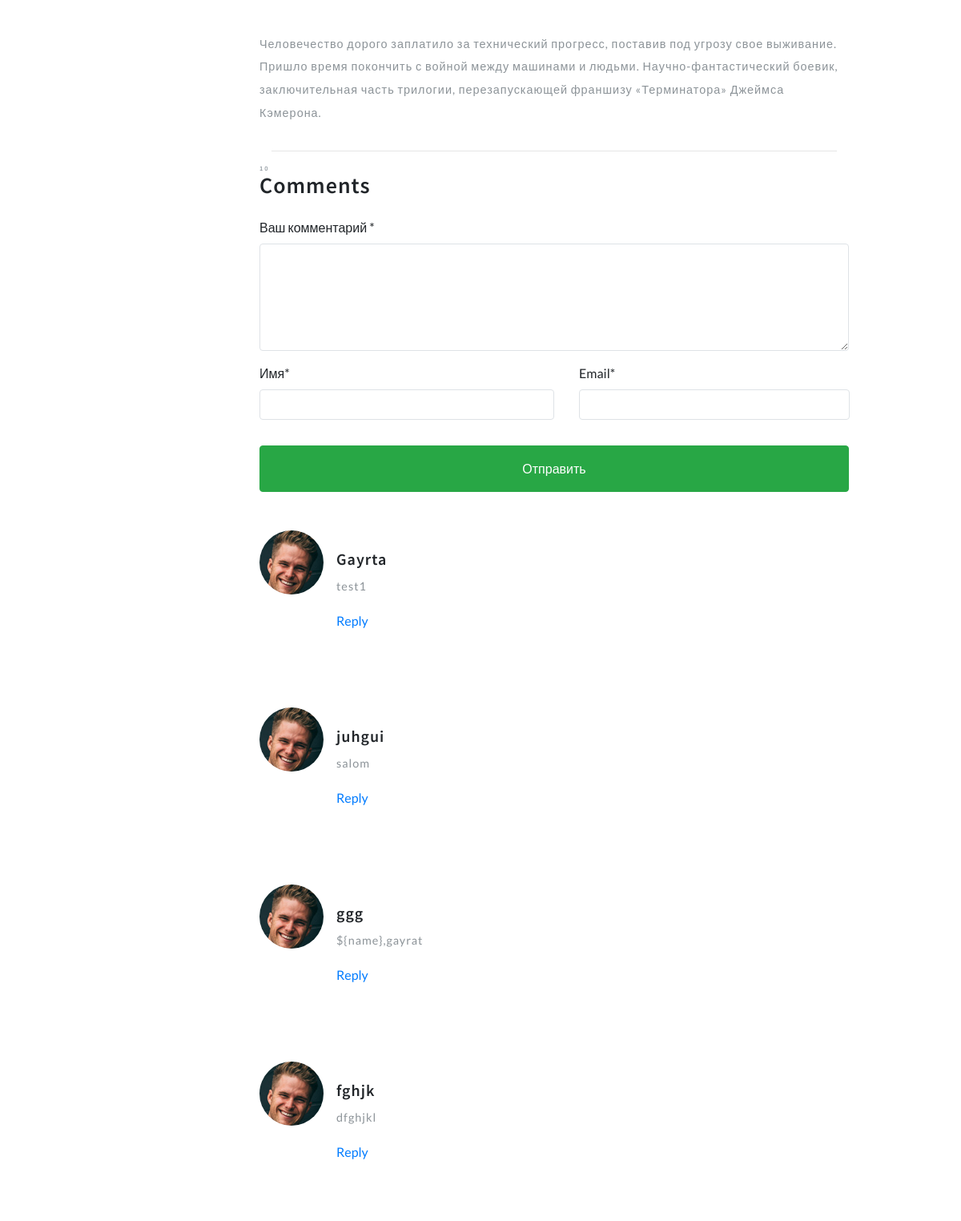
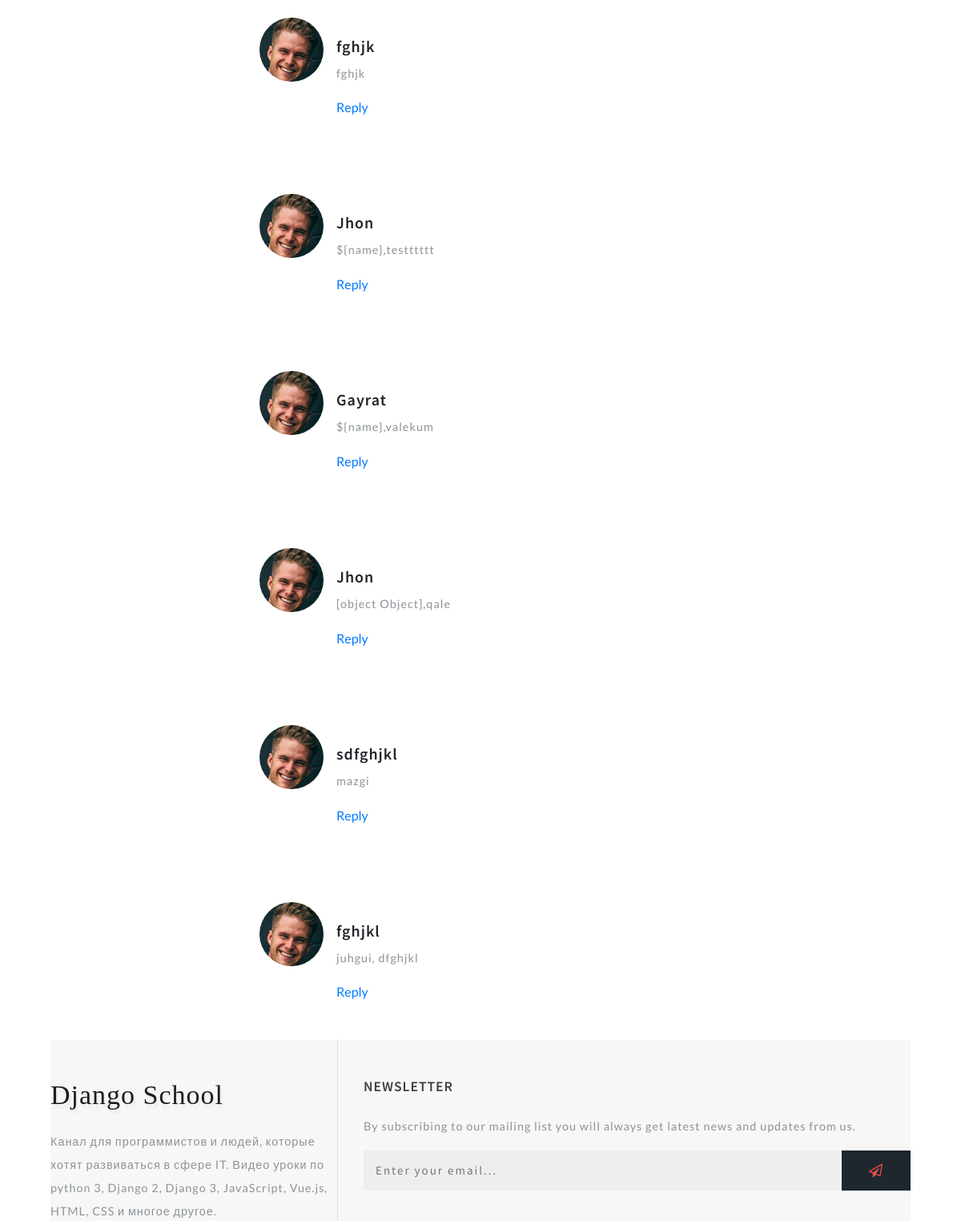
The page /action/ (middle part) on the database as committed earlier (2 pictures, top to bottom).
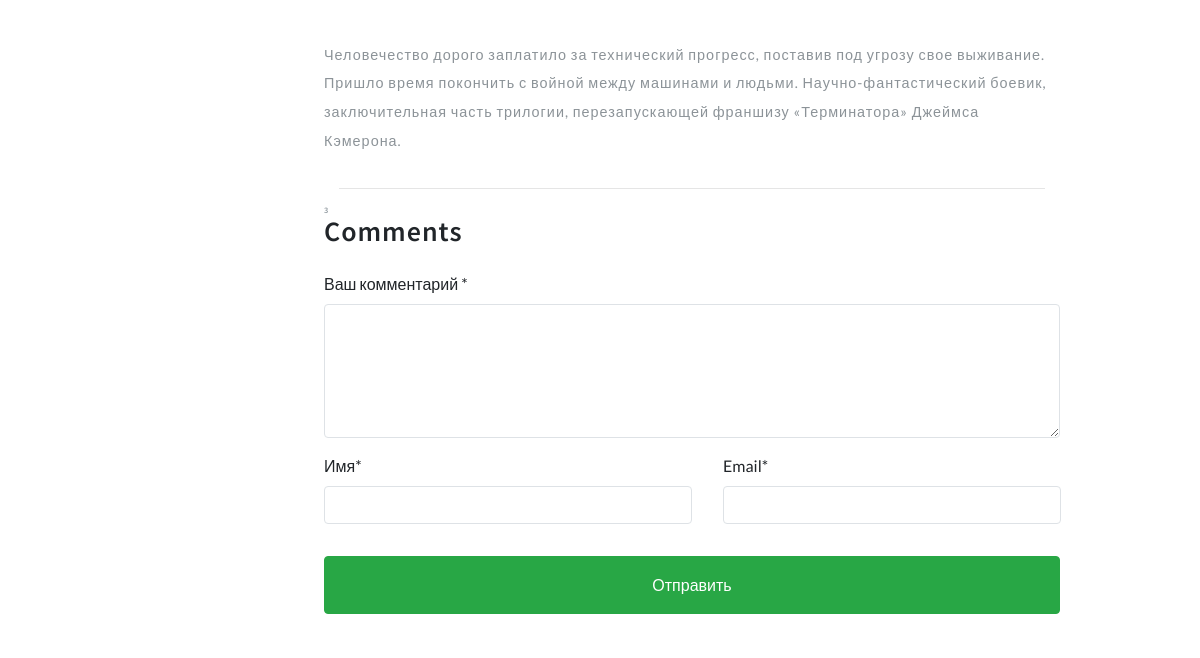
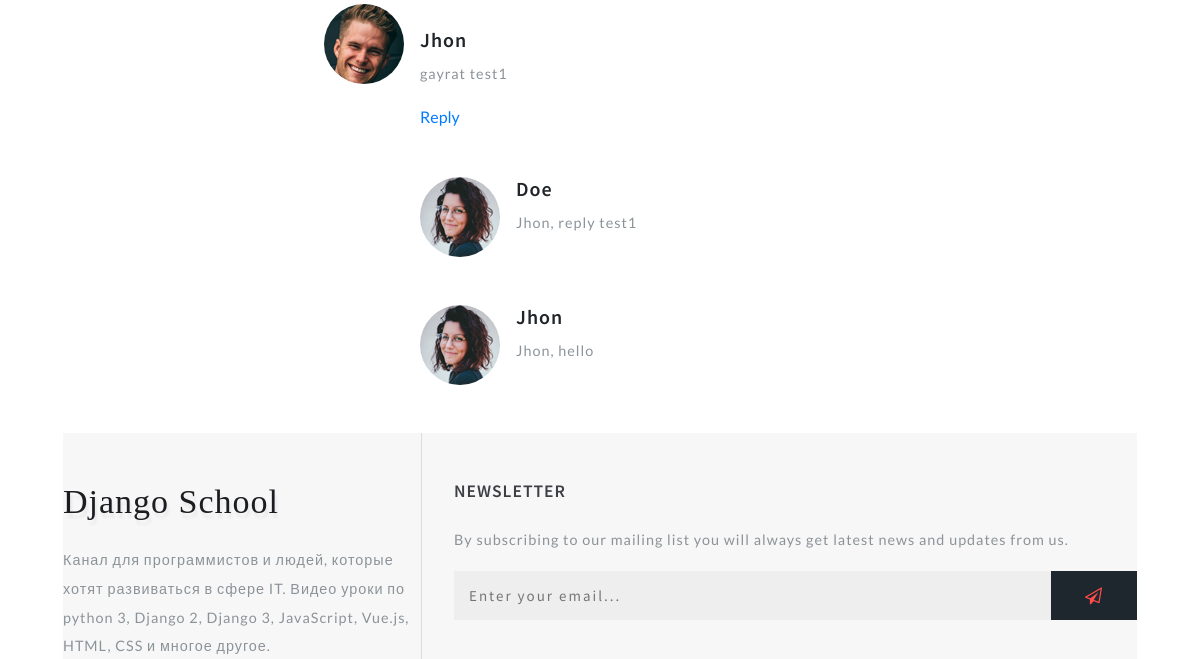
The same page on the database as committed later (2 pictures, top to bottom).
### main/models.py (models this page shows, shortened)
class Movie(models.Model):
    title = models.CharField("title", max_length=100 )
    tagline = models.CharField("tagline", max_length=100)
    description = models.TextField("description")
    poster = models.ImageField("poster", upload_to = "movies/")
    year = models.PositiveSmallIntegerField("year of premiered", default=2019)
    country = models.CharField("country", max_length=70)
    directors = models.ManyToManyField(Actor, verbose_name="directors", related_name="film_director")
    actors = models.ManyToManyField(Actor, verbose_name="actors", related_name="film_actor")
    genres = models.ManyToManyField(Genre, verbose_name="genres")
    world_premier = models.DateField("premierd_date", default=date.today)
    budget = models.PositiveIntegerField("budget", default=0, help_text="In dollars")
    fees_in_usa = models.PositiveIntegerField("fees in usa", default=0, help_text="in dollars")
    fees_over_world = models.PositiveIntegerField("fees all over the world", default=0, help_text="in dollars")
    category = models.ForeignKey(Category, verbose_name="category", on_delete=models.SET_NULL, null=True)
    url = models.SlugField(max_length=50, unique=True)
    draft = models.BooleanField("draft", default=False)
    def get_review(self):
        return self.reviews_set.filter(parent__isnull=True)
    class Meta:
        verbose_name = "Movie"
        verbose_name_plural = "Movies"

class Reviews(models.Model):
    email = models.EmailField()
    name = models.CharField("name", max_length=100)
    text = models.TextField("text", max_length=5000)
    parent = models.ForeignKey(
        'self', verbose_name="parent", on_delete=models.SET_NULL, blank=True, null=True
    )
    movie = models.ForeignKey(Movie, verbose_name="movie", on_delete=models.CASCADE)
    class Meta:
        verbose_name = "Comment"
        verbose_name_plural = "comments"

### main/views.py (the view)
# urls.py: path('<slug:slug>/', views.MovieDetailView.as_view(), name="movie_detail"),
class MovieDetailView(View):
    def get(self, request, slug):
        movie = Movie.objects.get(url=slug)
        return render(request, "main/moviesingle.html", {"movie": movie})

### main/templatetags/movie_tag.py (called while the page is built)
@register.simple_tag()
def get_categories():
    return Category.objects.all

### templates/main/moviesingle.html (shortened to what this page needs)
{% extends 'main/base.html' %}
{% load static %}
{% block cotainer %}
        <div class="container py-md-3">
    {% endblock cotainer %}
{% block movie %}
                <div class="left-ads-display col-lg-8">
                    <div class="row sub-para-w3layouts mt-5">
                        <p class="editContent" style="outline: none; cursor: inherit;">
                        </p>
                        <p class="mt-3 italic-blue editContent"
                           style="outline: none; cursor: inherit;">
                        </p>
                        <p class="mt-3 editContent" style="outline: none; cursor: inherit;">
                            Человечество дорого заплатило за технический прогресс, поставив под
                            угрозу свое выживание.
                            Пришло время покончить с войной между машинами и людьми.
                            Научно-фантастический боевик,
                            заключительная часть трилогии, перезапускающей франшизу «Терминатора»
                            Джеймса Кэмерона.
                        </p>
                    </div>
                    <hr>
                    <div class="row" style="display:block; ">
                        <div class="single-form-left">
                            <div class="contact-single">
                                <h3 class="editContent" style="outline: none; cursor: inherit;">
                                    <span class="sub-tittle editContent"
                                          style="outline: none; cursor: inherit;"> {{movie.reviews_set.count}} </span>Comments</h3>
                                <form action="{% url 'add_review' movie.id %}" method="post" class="mt-4" id="formReview">
                                    <div class="form-group editContent"
                                         style="outline: none; cursor: inherit;">
                                        <label for="contactcomment" class="editContent"
                                            >Ваш комментарий *
                                        </label>
                                        <textarea class="form-control border" name='text' rows="5"
                                                  id="contactcomment" required=""></textarea>
                                    </div>
                                    <div class="d-sm-flex">
                                        <div class="col-sm-6 form-group p-0 editContent"
                                             style="outline: none; cursor: inherit;">
                                            <label for="contactusername" class="editContent">
                                                Имя*
                                            </label>
                                            <input type="text" class="form-control border" name='name'
                                                   id="contactusername" required="">
                                        </div>
                                        <div class="col-sm-6 form-group ml-sm-3 editContent"
                                             style="outline: none; cursor: inherit;">
                                            <label for="contactemail" class="editContent">
                                                   Email*
                                                </label>
                                            <input type="email" class="form-control border" name='email'
                                                   id="contactemail" required="">
                                        </div>
                                    </div>
                                    <button type="submit"
                                            class="mt-3 btn btn-success btn-block py-3"
                                            style="outline: none; cursor: inherit;">Отправить
                                    </button>
                                </form>
                            </div>
                        </div>
                        {% for review in movie.get_review %}
                            <div class="media py-5">
                                <img src="{% static 'main/bundles/images/te2.jpg' %}" class="mr-3 img-fluid" alt="image">
                                <div class="media-body mt-4">
                                    <h5 class="mt-0 editContent">
                                        {{review.name}}
                                    </h5>
                                    <p class="mt-2 editContent">
                                        {{review.text}}
                                    </p>
                                    <a href="#formReview" onclick="addReview('{{ review.name }}', '{{ review.id }}')">Reply</a>
                                    {% for rew in review.reviews_set.all %}
                                    <div class="media mt-5 editContent"
                                        style="outline: none; cursor: inherit;">
                                        <a class="pr-3" href="#">
                                            <img src="{% static 'main/bundles/images/te1.jpg' %}" class="img-fluid "
                                                alt="image" style="outline: none; cursor: inherit;">
                                        </a>
                                        <div class="media-body">
                                            <h5 class="mt-0 editContent"
                                                style="outline: none; cursor: inherit;">{{rew.name}}</h5>
                                            <p class="mt-2 editContent"
                                            style="outline: none; cursor: inherit;"> {{rew.text}}</p>
                                        </div>
                                    </div>
                                    {% endfor %}
                                </div>
                            </div>
                        {% endfor %}
                    </div>
                </div>
{% endblock movie %}

### templates/main/base.html (shortened to what this page needs)
{% extends 'base_main.html' %}
{% block content %}
<section class="ab-info-main py-md-5 py-4 editContent" style="padding-left: 3rem; padding-right: 3rem;">
    {% block cotainer %}{% endblock cotainer %}
        <div class="row">
        {% include 'include/sidebar.html' %}
            {% block movie %}
            {% endblock movie %}
{% endblock content %}

### templates/base_main.html (shortened to what this page needs)
{% load static %}
<!DOCTYPE html>
<html lang="en">
<head>
     <link rel="stylesheet" href="{% static 'main/bundles/css/bootstrap.css' %}">
     <link rel="stylesheet" href="{% static 'main/bundles/css/style.css' %}" type="text/css" media="all">
     <link href="{% static 'main/bundles/css/font-awesome.css' %}" rel="stylesheet">
</head>
<body>
    <div id="page" class="page">
        {% block content %}
        {% endblock content %}
    </div>
    {% include 'include/footer.html' %}
</body>
</html>

### templates/include/header.html (shortened to what this page needs)
{% load movie_tag %}

### templates/include/sidebar.html (shortened to what this page needs)
<div class="side-bar col-lg-3">
</div>

### templates/include/footer.html (shortened to what this page needs)
<footer class="editContent">
    <div class="container">
        <div class="row footer-top">
            <div class="col-lg-4 footer-grid_section_w3layouts">
                <h2 class="logo-2 mb-lg-4 mb-3">
                    <a href="index.html" class="editContent">
                        <span class="fa" aria-hidden="true" >
                            Django School
                        </span>
                    </a>
                </h2>
                <p class="editContent" >
                    Канал для программистов и людей, которые хотят развиваться в сфере IT.
                    Видео уроки по python 3, Django 2, Django 3, JavaScript, Vue.js, HTML, CSS
                    и многое другое.
                </p>
            </div>
            <div class="col-lg-8 footer-right">
                <div class="w3layouts-news-letter">
                    <h3 class="footer-title text-uppercase editContent mb-lg-4 mb-3" >Newsletter</h3>
                    <p class="editContent" >By subscribing to our mailing list you will always get latest news and updates from us.</p>
                    <form action="#" method="post" class="w3layouts-newsletter">
                        <input type="email" name="Email" class="editContent" placeholder="Enter your email..." required="" >
                        <button class="btn1 btn" ><span class="fa fa-paper-plane-o" aria-hidden="true" ></span></button>
                    </form>
                </div>
            </div>
        </div>
    </div>
</footer>

### static/main/bundles/css/style.css (style rules this page uses)
html, body { margin: 0; font-size: 100%; background: #fff; font-family: 'Lato', sans-serif; scroll-behavior: smooth; }
body a { text-decoration: none; transition: 0.5s all; -webkit-transition: 0.5s all; -moz-transition: 0.5s all; -o-transition: 0.5s all; -ms-transition: 0.5s all; }
input[type="button"], input[type="submit"], input[type="text"], input[type="email"], input[type="search"] { transition: 0.5s all; -webkit-transition: 0.5s all; -moz-transition: 0.5s all; -o-transition: 0.5s all; -ms-transition: 0.5s all; font-family: 'Source Sans Pro', sans-serif; }
h1, h2, h3, h4, h5, h6 { margin: 0; letter-spacing: 1px; font-weight: 600; font-family: 'Source Sans Pro', sans-serif; }
p { font-size: 0.9em; color: #8c9398; line-height: 2em; letter-spacing: 1px; }
body img { border-radius: 4px; -webkit-border-radius: 4px; -o-border-radius: 4px; -moz-border-radius: 4px; -ms-border-radius: 4px; }
.sub-tittle { font-size: 0.3em; color: #919aa0; letter-spacing: 2px; display: block; text-transform: uppercase; }
p.italic-blue { font-style: italic; color: #89bff3; font-weight: 500; }
footer { background: #f7f7f7; }
h3.footer-title { font-size: 1.1em; font-weight: 600; letter-spacing: 1px; color: #3d3f44; }
footer p { font-size: 0.9em; }
form.w3layouts-newsletter { display: flex; margin-bottom: 2.5em; }
.w3layouts-newsletter input[type="email"] { padding: 0.6em 1em; font-size: 15px; color: #000; outline: none; letter-spacing: 2px; border: none; border: none; flex-basis: 100%; background: #efeeee; }
.w3layouts-newsletter button.btn1 { color: #ff4c4c; font-size: 17px; letter-spacing: 1px; padding: 14px 0; border: transparent; text-transform: uppercase; -webkit-transition: 0.5s all; -moz-transition: 0.5s all; transition: 0.5s all; background: #1e272e; font-weight: 600; cursor: pointer; border-radius: 0; padding: 0.7em 2em; }
h2.logo-2 a { font-weight: 700; font-size: 34px; color: #1c1d21; text-shadow: 2px 5px 3px rgba(0, 0, 0, 0.06); letter-spacing: 1px; }
.footer-right { border-left: 1px solid #ddd; padding: 3em 0em 3em 2em; }
.footer-grid_section_w3layouts { padding: 3em 0; }
.media img { border-radius: 50%; -webkit-border-radius: 50%; -o-border-radius: 50%; -ms-border-radius: 50%; }

Rows that differ between the two databases and show on the page:
removed Reviews: name "Gayrta", text "test1", shown under "10 Comments"
removed Reviews: name "juhgui", text "salom", shown under "10 Comments"
removed Reviews: name "ggg", text "${name},gayrat", shown under "10 Comments"
removed Reviews: name "fghjk", text "dfghjkl", shown under "10 Comments"
removed Reviews: name "fghjk", text "fghjk", shown under "10 Comments"
removed Reviews: name "Jhon", text "${name},testttttt", shown under "10 Comments"
removed Reviews: name "Gayrat", text "${name},valekum", shown under "10 Comments"
removed Reviews: name "Jhon", text "[object Object],qale", shown under "10 Comments"
removed Reviews: name "sdfghjkl", text "mazgi", shown under "10 Comments"
removed Reviews: name "fghjkl", text "juhgui, dfghjkl", shown under "10 Comments"
computed for Movie: reviews_set.count "10" → "3"
added Reviews: name "Jhon", text "gayrat test1", shown under "3 Comments"
added Reviews: name "Doe", text "Jhon, reply test1", shown under "Jhon"
added Reviews: name "Jhon", text "Jhon, hello"
